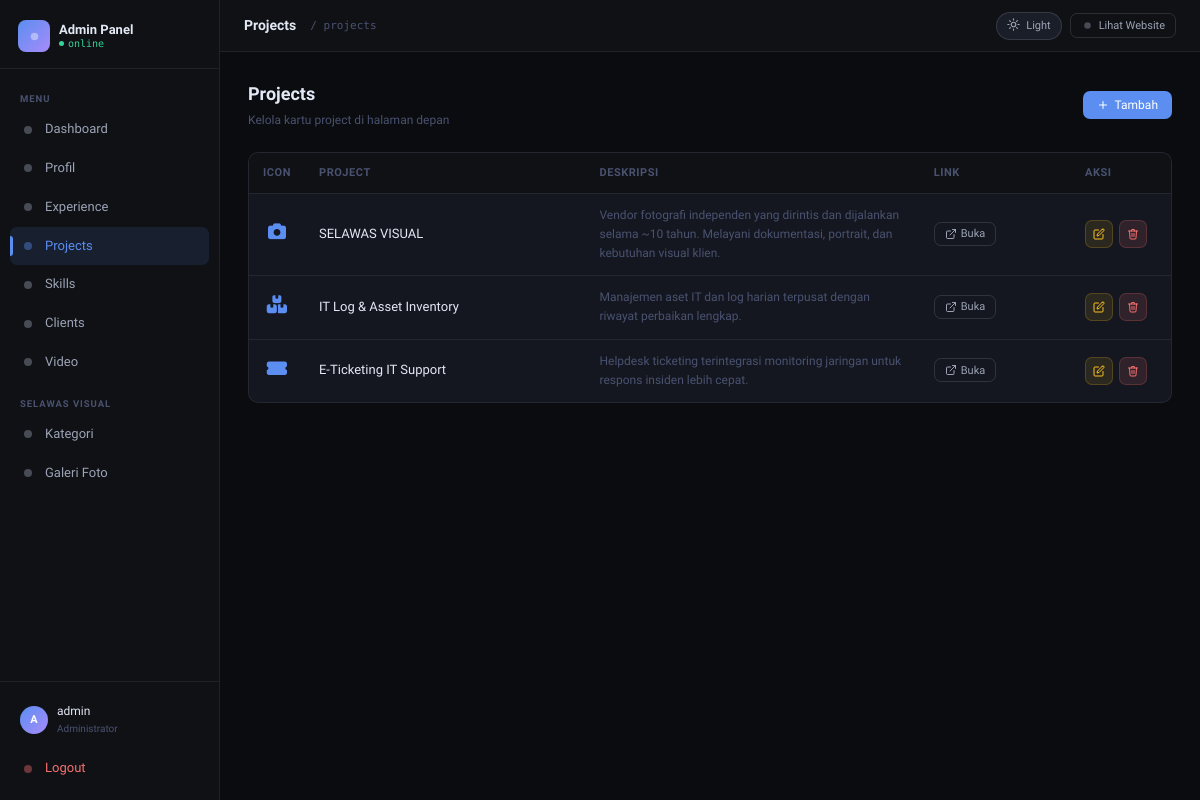
Page /admin/projects.php (signed in) on the committed database.
### tables this page shows
CREATE TABLE `projects` (
  `id` int(11) NOT NULL,
  `title` varchar(100) NOT NULL,
  `description` text NOT NULL,
  `icon_class` varchar(50) NOT NULL,
  `link_url` varchar(255) DEFAULT NULL,
  `created_at` timestamp NOT NULL DEFAULT current_timestamp(),
  `updated_at` timestamp NOT NULL DEFAULT current_timestamp() ON UPDATE current_timestamp()
);

### admin/_auth.php (called while the page is built, shortened)
<?php
function csrf_token(): string {
    return $_SESSION['csrf_token'];
}
function csrf_qs(): string {
    return '_csrf=' . urlencode(csrf_token());
}

### admin/projects.php (the view, shortened to what this page needs)
<?php
require '_auth.php';
$projects = $pdo->query("SELECT * FROM projects ORDER BY id DESC")->fetchAll();
require '_layout.php';
?>
<div class="page-head">
  <div class="page-head-left">
    <h2>Projects</h2>
    <p>Kelola kartu project di halaman depan</p>
  </div>
  <button class="btn btn-primary" onclick="openModal()">
    <svg width="12" height="12" viewBox="0 0 24 24" fill="none" stroke="currentColor" stroke-width="2" stroke-linecap="round" stroke-linejoin="round"><line x1="12" y1="5" x2="12" y2="19"/><line x1="5" y1="12" x2="19" y2="12"/></svg> Tambah
  </button>
</div>
<div class="card">
  <div class="table-wrap">
    <table>
      <thead>
        <tr>
          <th style="width:50px">Icon</th>
          <th>Project</th>
          <th>Deskripsi</th>
          <th>Link</th>
          <th style="width:100px">Aksi</th>
        </tr>
      </thead>
      <tbody>
        <?php if (empty($projects)): ?>
          <tr><td colspan="5"><div class="empty-box"><svg width="32" height="32" viewBox="0 0 24 24" fill="none" stroke="currentColor" stroke-width="1.5" stroke-linecap="round" stroke-linejoin="round"><path d="M22 19a2 2 0 0 1-2 2H4a2 2 0 0 1-2-2V5a2 2 0 0 1 2-2h5l2 3h9a2 2 0 0 1 2 2z"/></svg><p>Belum ada project.</p></div></td></tr>
        <?php else: ?>
          <?php foreach ($projects as $p): ?>
          <tr>
            <td style="text-align:center"><i class="<?= htmlspecialchars($p['icon_class']) ?>" style="font-size:18px;color:var(--accent)"></i></td>
            <td style="font-weight:500;color:var(--text-hi)"><?= htmlspecialchars($p['title']) ?></td>
            <td style="color:var(--text-dim);font-size:12px;max-width:200px"><?= htmlspecialchars($p['description']) ?></td>
            <td>
              <?php if ($p['link_url']): ?>
                <a href="<?= htmlspecialchars($p['link_url']) ?>" target="_blank" class="btn btn-ghost btn-sm" style="gap:4px">
                  <svg width="12" height="12" viewBox="0 0 24 24" fill="none" stroke="currentColor" stroke-width="2" stroke-linecap="round" stroke-linejoin="round"><path d="M18 13v6a2 2 0 0 1-2 2H5a2 2 0 0 1-2-2V8a2 2 0 0 1 2-2h6"/><polyline points="15 3 21 3 21 9"/><line x1="10" y1="14" x2="21" y2="3"/></svg> Buka
                </a>
              <?php else: ?>
                <span style="color:var(--text-dim);font-size:12px">—</span>
              <?php endif; ?>
            </td>
            <td>
              <div class="td-action">
                <button class="btn btn-warn btn-sm btn-icon" onclick="editData(<?= $p['id'] ?>, '<?= htmlspecialchars(addslashes($p['title'])) ?>', '<?= htmlspecialchars(addslashes($p['icon_class'])) ?>', '<?= htmlspecialchars(addslashes($p['link_url'])) ?>', `<?= addslashes(htmlspecialchars($p['description'])) ?>`)">
                  <svg width="12" height="12" viewBox="0 0 24 24" fill="none" stroke="currentColor" stroke-width="2" stroke-linecap="round" stroke-linejoin="round"><path d="M11 4H4a2 2 0 0 0-2 2v14a2 2 0 0 0 2 2h14a2 2 0 0 0 2-2v-7"/><path d="M18.5 2.5a2.121 2.121 0 0 1 3 3L12 15l-4 1 1-4 9.5-9.5z"/></svg>
                </button>
                <a href="projects.php?aksi=hapus&id=<?= $p['id'] ?>&<?= csrf_qs() ?>" class="btn btn-danger btn-sm btn-icon" onclick="return confirm('Hapus project ini?')">
                </a>
              </div>
            </td>
          </tr>
          <?php endforeach; ?>
        <?php endif; ?>
      </tbody>
    </table>
  </div>
</div>
</div></div>
</body></html>

### admin/_layout.php (style rules this page uses)
[data-theme="dark"] { --bg: #0a0c0f; --bg2: #0f1115; --surface: #141720; --surface2: #1a1e28; --border: rgba(255,255,255,0.07); --border2: rgba(255,255,255,0.12); --text: #9ba3b5; --text-hi: #e2e8f4; --text-dim: #4a5270; --accent: #5b8ef0; --accent2: #3d6fd6; --accent-g: linear-gradient(135deg, #5b8ef0, #a78bfa); --green: #34d399; --amber: #fbbf24; --red: #f87171; --shadow: 0 4px 24px rgba(0,0,0,0.5); }
:root { --r: 10px; --r2: 7px; --sidebar: 220px; --font: 'Geist', system-ui, sans-serif; --mono: 'Geist Mono', monospace; }
*, *::before, *::after { box-sizing: border-box; margin: 0; padding: 0; }
html { font-size: 14px; scroll-behavior: smooth; }
body { font-family: var(--font); background: var(--bg); color: var(--text); min-height: 100vh; line-height: 1.6; display: flex; transition: background 0.2s, color 0.2s; will-change: background; }
.card { background: var(--surface); border: 1px solid var(--border); border-radius: var(--r); overflow: hidden; transition: background 0.2s, border-color 0.2s; }
.btn { display: inline-flex; align-items: center; gap: 6px; padding: 8px 14px; border-radius: var(--r2); font-size: 12px; font-weight: 500; border: none; cursor: pointer; text-decoration: none; transition: all 0.15s; font-family: var(--font); line-height: 1; }
.btn-primary { background: var(--accent); color: #fff; }
.btn-ghost { background: transparent; border: 1px solid var(--border2); color: var(--text); }
.btn-danger { background: rgba(248,113,113,0.12); color: var(--red); border: 1px solid rgba(248,113,113,0.2); }
.btn-warn { background: rgba(251,191,36,0.1); color: var(--amber); border: 1px solid rgba(251,191,36,0.2); }
.btn-sm { padding: 5px 10px; font-size: 11px; }
.btn-icon { padding: 7px; }
.table-wrap { overflow-x: auto; }
table { width: 100%; border-collapse: collapse; }
thead th { padding: 11px 14px; text-align: left; font-size: 11px; font-weight: 600; letter-spacing: 0.05em; text-transform: uppercase; color: var(--text-dim); border-bottom: 1px solid var(--border); background: var(--bg2); white-space: nowrap; }
tbody td { padding: 12px 14px; border-bottom: 1px solid var(--border); font-size: 13px; vertical-align: middle; }
tbody tr:last-child td { border-bottom: none; }
.td-action { display: flex; gap: 6px; }
.page-head { display: flex; align-items: center; justify-content: space-between; gap: 12px; margin-bottom: 22px; flex-wrap: wrap; }
.page-head-left h2 { font-size: 18px; font-weight: 600; color: var(--text-hi); }
.page-head-left p { font-size: 12px; color: var(--text-dim); margin-top: 2px; }

### rows in the picture
projects: title "SELAWAS VISUAL", description "Vendor fotografi independen yang dirintis dan dijalankan selama ~10 tahun. Melayani dokumentasi, portrait, dan kebutuhan visual klien."
projects: title "IT Log & Asset Inventory", description "Manajemen aset IT dan log harian terpusat dengan riwayat perbaikan lengkap."
projects: title "E-Ticketing IT Support", description "Helpdesk ticketing terintegrasi monitoring jaringan untuk respons insiden lebih cepat."

### other values in the picture
$m['label'] "Dashboard"
$m['label'] "Profil"
$m['label'] "Experience"
$m['label'] "Projects"
$m['label'] "Skills"
$m['label'] "Clients"
$m['label'] "Video"
$m['label'] "Kategori"
$m['label'] "Galeri Foto"
substr($_SESSION['username'] ?? 'A', 0, 1) "A"
$_SESSION['username'] "admin"
$page_title "Projects"
$active_menu "projects"
